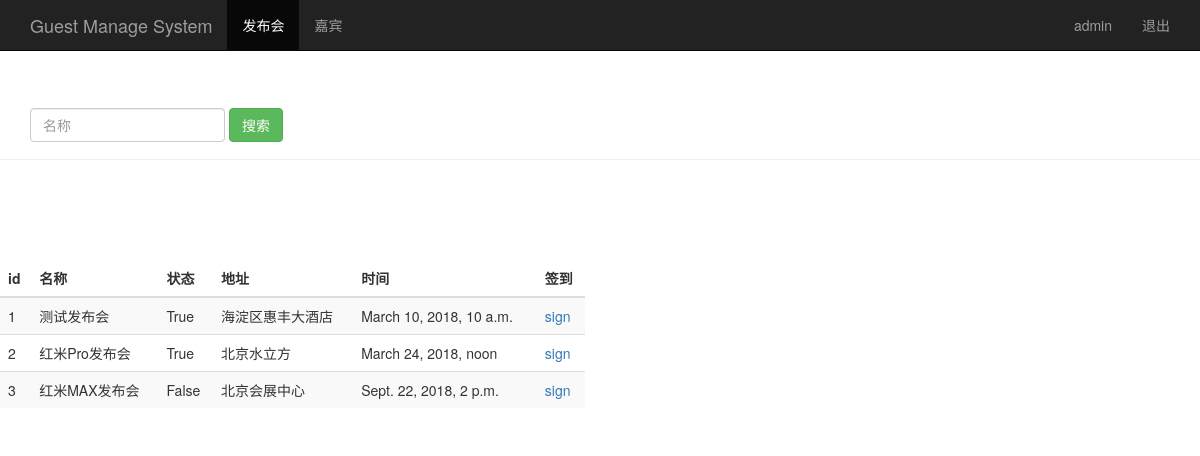
The page /event_manage/ (signed in) on the database its author committed.
### sign/models.py (models this page shows, shortened)
class Event(models.Model):
    name = models.CharField(max_length = 100) #  发布会标题
    limit = models.IntegerField()   #  参加人数
    status = models.BooleanField()    #  状态
    address = models.CharField(max_length = 200)    #  地址
    start_time = models.DateTimeField('events time')    #  发布会时间
    create_time = models.DateTimeField(auto_now = True) #  创建时间(自动获取当前时间)

### sign/views.py (the view)
# urls.py: url(r'^event_manage/$', views.event_manage),    # 添加 发布会管理 event_manage 路径配置
@login_required
def event_manage(request):
    event_list = Event.objects.all()
    username = request.session.get('user', '')
    return  render(request, 'event_manage.html', {'user': username,
                                                  'events': event_list})

### sign/templates/event_manage.html (shortened to what this page needs)
<!DOCTYPE html>
<html lang="zh-CN">
<head>
    {% load bootstrap3 %}
    {% bootstrap_css %}
</head>
<body role="document">
    <nav class="navbar navbar-inverse navbar-fixed-top">
        <div class="container">
            <div class="navbar-header">
                <a class="navbar-brand" href="/event_manage/">Guest Manage System</a>
            </div>
            <div id="navbar" class="collapse navbar-collapse">
                <ul class="nav navbar-nav">
                    <li class="active"><a href="#">发布会</a> </li>
                    <li><a href="/guest_manage/">嘉宾</a> </li>
                </ul>
                <ul class="nav navbar-nav navbar-right">
                    <li><a href="#">{{user}}</a> </li>
                    <li><a href="/logout/">退出</a> </li>
                </ul>
            </div>
        </div>
    </nav>
    <div class="page-header" style="padding-top: 60px;">
        <div id="navbar" class="navbar-collapse collapse">
            <form class="navbar-form" method="get" action="/search_name">
                <div class="form-group">
                    <input name="name" type="text" placeholder="名称" class="form-control">
                </div>
                <button type="submit" class="btn btn-success">搜索</button>
            </form>
        </div>
    </div>
    <div class="row" style="padding-top: 80px;">
        <div class="col-md-6">
            <table class="table table-striped">
                <thead>
                <tr>
                    <th>id</th>
                    <th>名称</th>
                    <th>状态</th>
                    <th>地址</th>
                    <th>时间</th>
                    <th>签到</th>
                </tr>
                </thead>
                <tbody>
                    {% for event in events %}
                        <tr>
                            <td>{{ event.id }}</td>
                            <td>{{ event.name }}</td>
                            <td>{{ event.status }}</td>
                            <td>{{ event.address }}</td>
                            <td>{{ event.start_time }}</td>
                            <td>
                                <a href="/sign_index/{{ event.id }}/" target="{{ event.id }}_black">sign</a>
                            </td>
                        </tr>
                    {% endfor %}
                </tbody>
            </table>
        </div>
    </div>
</body>
</html>

### rows shown on the page
Event: id "1", name "测试发布会", status "True", address "海淀区惠丰大酒店", start_time "March 10, 2018, 10 a.m."
Event: id "2", name "红米Pro发布会", status "True", address "北京水立方", start_time "March 24, 2018, noon"
Event: id "3", name "红米MAX发布会", status "False", address "北京会展中心", start_time "Sept. 22, 2018, 2 p.m."

### other values the page prints
{{ user }} "admin"
